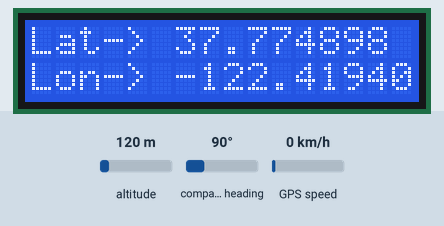
Bench run of a sketch on a simulated Arduino Uno, built with avr-gcc and run on an emulated ATmega328P. On the bench: 16×2 character LCD. Inputs (shaded band) come from the test bench; at power-on: altitude 120 m, compass heading 90°, GPS speed 0 km/h. The GPS gets a fix after 3 s at 37.7749, -122.4194 with 8 satellites; what the sketch prints to the serial monitor is not drawn.

Above: at 3.2 s.
At 29.8 s:
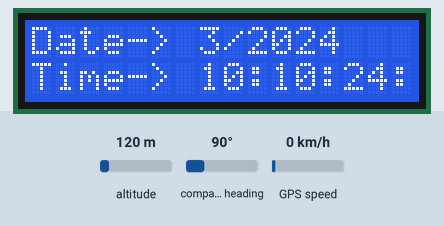
At 66.7 s:
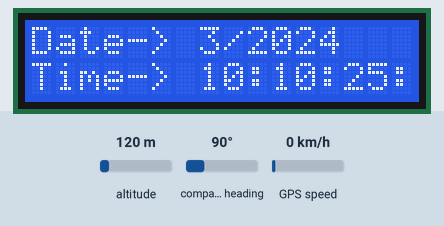
At 128.1 s:
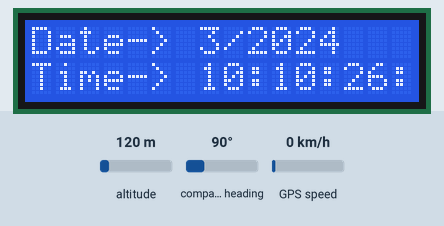

Measured:
- what the display in image 0 shows lasts 2.1 s, from 3.1 s to 5.2 s

The sketch:

GPS_Simulation_on_Proteus_GPS_With_Arduino.ino
```cpp
#include <TinyGPS++.h>
#include <Wire.h>

#include <LiquidCrystal_I2C.h>
LiquidCrystal_I2C lcd(0x20, 16,2);

TinyGPSPlus gps;

void getgps(TinyGPSPlus &gps);

void setup() {
  // put your setup code here, to run once:
  Serial.begin(9600);
  lcd.begin();
//  lcd.init();
  lcd.backlight();

}

void getgps(TinyGPSPlus &gps){
  if(gps.location.isValid() and gps.date.isValid() and gps.time.isValid()){
    Serial.print("Latitude: ");
    Serial.println(gps.location.lat(), 6);

    Serial.print("Longitude: ");
    Serial.println(gps.location.lng(), 6);

//    Serial.print("Altitude: ");
//    Serial.println(gps.altitude.meters(), 6);

    lcd.setCursor(0,0);
    lcd.print("Lat-> ");
    lcd.print(gps.location.lat(), 6);

    lcd.setCursor(0,1);
    lcd.print("Lon-> ");
    lcd.print(gps.location.lng(), 6);

    delay(2000);
    lcd.clear();

    lcd.setCursor(0,0);
    lcd.print("Date-> ");
    lcd.print(gps.date.month());
    lcd.print("/");
    lcd.print(gps.date.year());
    lcd.setCursor(0,1);

    lcd.print("Time-> ");
    lcd.print(gps.time.hour());
    lcd.print(":");
    lcd.print(gps.time.hour());
    lcd.print(":");
    lcd.print(gps.time.minute());
    lcd.print(":");
    lcd.print(gps.time.second());
    delay(2000);
    lcd.clear();

    }
    else{
      Serial.println("Location: Not Available");
      }
  }

void loop() {
  // put your main code here, to run repeatedly:
  byte a;
  if(Serial.available()>0){
    a = Serial.read();
    if(gps.encode(a)){
      getgps(gps);
      }
    }
}
```
